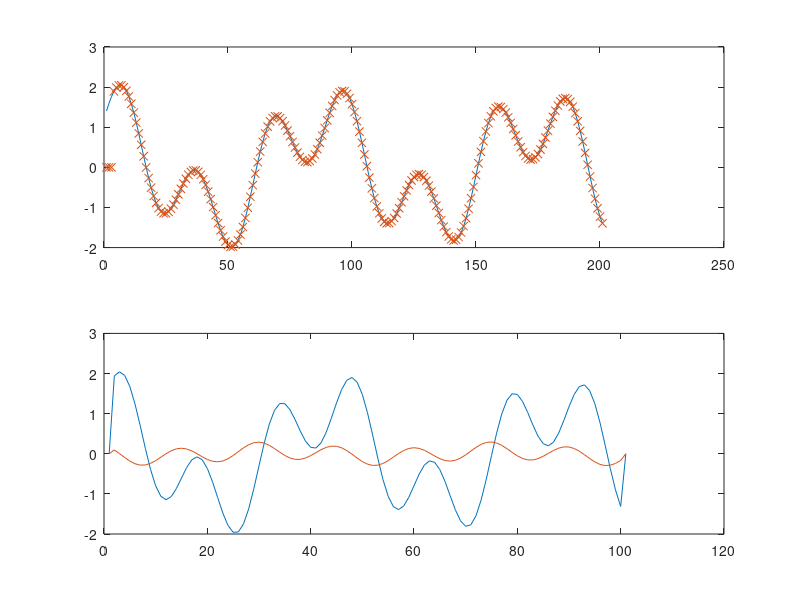

Write MATLAB code to recreate this figure.

h0 = (1+sqrt(3))/(4*sqrt(2));
h1 = (3+sqrt(3))/(4*sqrt(2));
h2 = (3-sqrt(3))/(4*sqrt(2));
h3 = (1-sqrt(3))/(4*sqrt(2));

h = [h0 h1 h2 h3];
g = [-h3 h2 -h1 h0];

stem(h); hold on;
stem(g); hold off;

sum(g)

t = 1:201;
x = sin(2*pi*t/30) + 1.2*cos(2*pi*t/87);

figure(1)
subplot(2,1,1)
plot(t, x)

haar = true;

s = zeros(1, 101);
d = zeros(1, 101);
for i = 2:100
    if haar
%         s(i) = x(2*i);
%         d(i) = x(2*i+1);
%         d(i) = d(i) - s(i);
%         s(i) = s(i) + 1/2*d(i);

        s(i) = x(2*i);
        d(i) = x(2*i+1);
        d(i) = d(i) - s(i);
        s(i) = s(i) + 1/2*d(i);
    else
        d(i) = x(2*i+1) - sqrt(3)* x(2*i);
        s(i) = x(2*i) - sqrt(3)/4*d(i) + (sqrt(3)-2)/4 * d(i+1);
        d(i) = d(i) + s(i-1);
        s(i) = (sqrt(3) + 1)/sqrt(2) * s(i);
        d(i) = (sqrt(3) - 1)/sqrt(2) * d(i);
    end
end

subplot(2,1,2)
plot(s); hold on;
plot(d); hold off;

y = zeros(1, 201);

for i = 2:100
    if haar
%         s(i) = s(i) - 1/2*d(i);
%         d(i) = d(i) + s(i);
%         y(2*i+1) = d(i);
%         y(2*i) = s(i);
        s(i) = s(i) - 1/2*d(i);
        d(i) = d(i) + s(i);
        y(2*i+1) = d(i);
        y(2*i) = s(i);
    else
        d(i) = (sqrt(3) + 1)/sqrt(2) * d(i);
        s(i) = (sqrt(3) - 1)/sqrt(2) * s(i);
        d(i) = d(i) - s(i-1);
        y(2*i) = s(i) - sqrt(3)/4*d(i) - (sqrt(3)-2)/4 * d(i+1);
        y(2*i+1) = d(i) + sqrt(3)* x(2*i);
    end
end

subplot(2,1,1)
hold on;
plot(t, y, 'x'); hold off;
